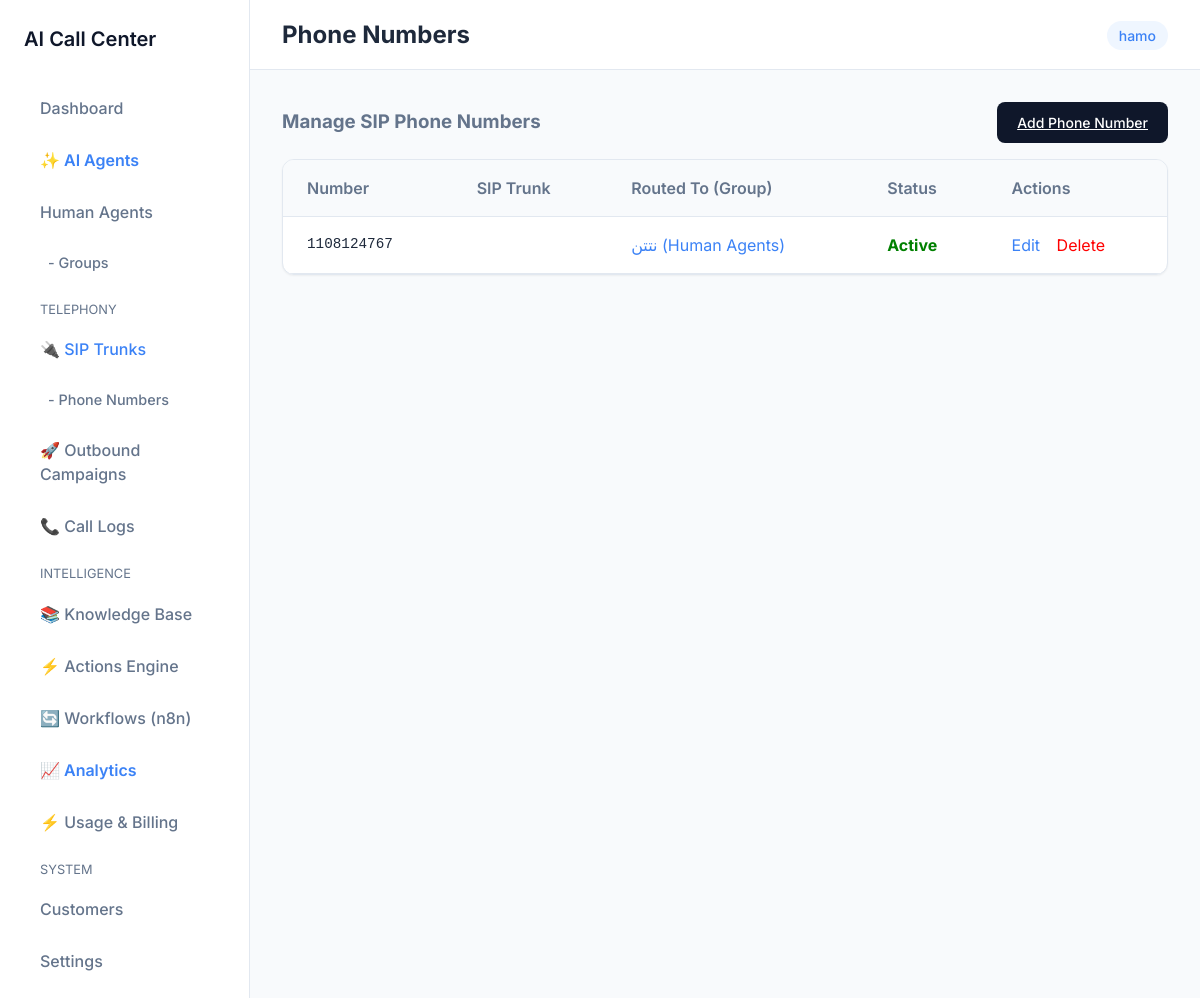
The app's page /telephony/numbers/ (signed in) with its own data.
### organizations/models.py (models this page shows, shortened)
class Organization(models.Model):
    name = models.CharField(_("Organization Name"), max_length=255)
    domain = models.CharField(_("Domain"), max_length=255, unique=True, null=True, blank=True)
    is_active = models.BooleanField(default=True)
    created_at = models.DateTimeField(auto_now_add=True)
    updated_at = models.DateTimeField(auto_now=True)

### telephony/models.py (models this page shows, shortened)
class PhoneNumber(TenantAwareModel):
    number = models.CharField(max_length=20, unique=True, help_text="Enter phone number in E.164 format (e.g. +1234567890)")
    sip_trunk = models.ForeignKey(SIPTrunk, on_delete=models.CASCADE, related_name='phone_numbers', null=True, blank=True, help_text="The SIP Trunk this number belongs to")
    group = models.ForeignKey('agents.AgentGroup', on_delete=models.SET_NULL, null=True, blank=True, related_name='phone_numbers', help_text="The Agent Group (AI or Human) that will receive calls to this number.")
    is_active = models.BooleanField(default=True)
    created_at = models.DateTimeField(auto_now_add=True)

### agents/models.py (models this page shows, shortened)
class AgentGroup(TenantAwareModel):
    name = models.CharField(max_length=150)
    description = models.TextField(blank=True, null=True)
    group_type = models.CharField(max_length=10, choices=GROUP_TYPES, default='HUMAN')
    ai_agent = models.ForeignKey(
        'AIAgent',
        on_delete=models.SET_NULL,
        null=True,
        blank=True,
        related_name='agent_groups',
        help_text="Select the AI persona. Only required if Group Type is 'AI'."
    )

### telephony/views.py (the view)
# urls.py: path('numbers/', views.PhoneNumberListView.as_view(), name='phone_number_list'),
class PhoneNumberListView(LoginRequiredMixin, ListView):
    model = PhoneNumber
    template_name = 'telephony/phone_number_list.html'
    context_object_name = 'phone_numbers'

### core/context_processors.py (called while the page is built)
def current_organization(request):
    if hasattr(request, 'organization') and request.organization:
        return {'current_organization': request.organization}
    return {'current_organization': None}

### core/models.py (called while the page is built)
def get_current_organization():
    return getattr(_thread_locals, 'organization', None)

def set_current_organization(organization):
    _thread_locals.organization = organization

    def get_queryset(self):
        org = get_current_organization()
        if org:
            return super().get_queryset().filter(organization=org)
        return super().get_queryset()

### telephony/templates/telephony/phone_number_list.html
{% extends 'core/base.html' %}
{% block page_title %}Phone Numbers{% endblock %}
{% block content %}
<div class="mb-4" style="display: flex; justify-content: space-between; align-items: center;">
    <h3 class="text-muted">Manage SIP Phone Numbers</h3>
    <a href="{% url 'phone_number_create' %}" class="btn btn-primary">Add Phone Number</a>
</div>
<div class="card" style="padding: 0; overflow: hidden;">
    <table style="width: 100%; border-collapse: collapse; text-align: left;">
        <thead style="background-color: var(--bg-color); border-bottom: 1px solid var(--border-color);">
            <tr>
                <th style="padding: 16px 24px; font-weight: 600; color: var(--text-secondary);">Number</th>
                <th style="padding: 16px 24px; font-weight: 600; color: var(--text-secondary);">SIP Trunk</th>
                <th style="padding: 16px 24px; font-weight: 600; color: var(--text-secondary);">Routed To (Group)</th>
                <th style="padding: 16px 24px; font-weight: 600; color: var(--text-secondary);">Status</th>
                <th style="padding: 16px 24px; font-weight: 600; color: var(--text-secondary);">Actions</th>
            </tr>
        </thead>
        <tbody>
            {% for number in phone_numbers %}
            <tr style="border-bottom: 1px solid var(--border-color);">
                <td style="padding: 16px 24px; font-weight: 500; font-family: monospace; font-size: 1.1em;">{{ number.number }}</td>
                <td style="padding: 16px 24px; color: var(--text-secondary);">{{ number.sip_trunk.name }}</td>
                <td style="padding: 16px 24px; color: var(--text-secondary);">
                    {% if number.group %}
                        <a href="{% url 'agent_group_update' number.group.pk %}" style="text-decoration: none; color: var(--accent-color);">
                            {{ number.group.name }} ({{ number.group.get_group_type_display }})
                        </a>
                    {% else %}
                        <span style="color: red;">Unassigned</span>
                    {% endif %}
                </td>
                <td style="padding: 16px 24px;">
                    {% if number.is_active %}
                        <span style="color: green; font-weight: bold;">Active</span>
                    {% else %}
                        <span style="color: gray;">Inactive</span>
                    {% endif %}
                </td>
                <td style="padding: 16px 24px;">
                    <a href="{% url 'phone_number_update' number.pk %}" style="color: var(--accent-color); text-decoration: none; margin-right: 12px;">Edit</a>
                    <a href="{% url 'phone_number_delete' number.pk %}" style="color: red; text-decoration: none;">Delete</a>
                </td>
            </tr>
            {% empty %}
            <tr>
                <td colspan="4" style="padding: 32px 24px; text-align: center; color: var(--text-secondary);">
                    No Phone Numbers found. Click "Add Phone Number" to link a SIP Trunk number.
                </td>
            </tr>
            {% endfor %}
        </tbody>
    </table>
</div>
{% endblock %}

### core/templates/core/base.html (shortened to what this page needs)
{% load static %}
<!DOCTYPE html>
<html lang="en">
<head>
    <link rel="stylesheet" href="{% static 'core/css/style.css' %}">
</head>
<body>
    <div class="app-container">
        <aside class="sidebar">
            <a href="/" class="sidebar-logo">AI Call Center</a>
            <ul class="nav-links">
                <li class="nav-item">
                    <a href="{% url 'dashboard' %}" class="nav-link">Dashboard</a>
                </li>
                <li class="nav-item">
                    <a href="{% url 'ai_agent_list' %}" class="nav-link" style="color: var(--accent-color); font-weight: 600;">✨ AI Agents</a>
                </li>
                <li class="nav-item">
                    <a href="{% url 'agent_list' %}" class="nav-link">Human Agents</a>
                </li>
                <li class="nav-item">
                    <a href="{% url 'agent_group_list' %}" class="nav-link" style="padding-left: 24px; font-size: 0.9em;">- Groups</a>
                </li>
                <li class="nav-item" style="margin-top: 16px; font-size: 0.8em; text-transform: uppercase; color: var(--text-secondary); padding: 0 16px;">Telephony</li>
                <li class="nav-item">
                    <a href="{% url 'sip_trunk_list' %}" class="nav-link" style="color: var(--accent-color);">🔌 SIP Trunks</a>
                </li>
                <li class="nav-item">
                    <a href="{% url 'phone_number_list' %}" class="nav-link" style="padding-left: 24px; font-size: 0.9em;">- Phone Numbers</a>
                </li>
                <li class="nav-item">
                    <a href="{% url 'campaign-list' %}" class="nav-link">🚀 Outbound Campaigns</a>
                </li>
                <li class="nav-item">
                    <a href="{% url 'call_log_list' %}" class="nav-link">📞 Call Logs</a>
                </li>
                <li class="nav-item" style="margin-top: 16px; font-size: 0.8em; text-transform: uppercase; color: var(--text-secondary); padding: 0 16px;">Intelligence</li>
                <li class="nav-item">
                    <a href="{% url 'knowledge_document_list' %}" class="nav-link">📚 Knowledge Base</a>
                </li>
                <li class="nav-item">
                    <a href="{% url 'action_definition_list' %}" class="nav-link">⚡ Actions Engine</a>
                </li>
                <li class="nav-item">
                    <a href="{% url 'workflow_list' %}" class="nav-link">🔄 Workflows (n8n)</a>
                </li>
                <li class="nav-item">
                    <a href="{% url 'analytics_dashboard' %}" class="nav-link" style="color: var(--accent-color); font-weight: 600;">📈 Analytics</a>
                </li>
                <li class="nav-item">
                    <a href="{% url 'usage_dashboard' %}" class="nav-link">⚡ Usage & Billing</a>
                </li>
                <li class="nav-item" style="margin-top: 16px; font-size: 0.8em; text-transform: uppercase; color: var(--text-secondary); padding: 0 16px;">System</li>
                <li class="nav-item">
                    <a href="{% url 'customer_list' %}" class="nav-link">Customers</a>
                </li>
                <li class="nav-item">
                    <a href="{% url 'settings_update' %}" class="nav-link">Settings</a>
                </li>
            </ul>
        </aside>
        <main class="main-content">
            <header class="topbar">
                <div class="topbar-left">
                    <h2 class="page-title">{% block page_title %}Dashboard{% endblock %}</h2>
                </div>
                <div class="topbar-right">
                    {% if current_organization %}
                        <span class="organization-badge">{{ current_organization.name }}</span>
                    {% else %}
                        <span class="organization-badge">Global Admin</span>
                    {% endif %}
                </div>
            </header>
            <div class="content-area">
                {% block content %}
                {% endblock %}
            </div>
        </main>
    </div>
</body>
</html>

### core/static/core/css/style.css (style rules this page uses)
:root { --bg-color: #f8fafc; --surface-color: #ffffff; --primary-color: #0f172a; --text-primary: #1e293b; --text-secondary: #64748b; --border-color: #e2e8f0; --accent-color: #3b82f6; --radius-lg: 12px; --radius-md: 8px; --shadow-sm: 0 1px 2px 0 rgb(0 0 0 / 0.05); --shadow-md: 0 4px 6px -1px rgb(0 0 0 / 0.1), 0 2px 4px -2px rgb(0 0 0 / 0.1); --transition: all 0.2s ease-in-out; }
* { box-sizing: border-box; margin: 0; padding: 0; }
body { font-family: 'Inter', sans-serif; background-color: var(--bg-color); color: var(--text-primary); line-height: 1.5; display: flex; min-height: 100vh; }
.app-container { display: flex; width: 100%; }
.sidebar { width: 250px; background-color: var(--surface-color); border-right: 1px solid var(--border-color); padding: 24px; display: flex; flex-direction: column; }
.sidebar-logo { font-size: 1.25rem; font-weight: 600; color: var(--primary-color); margin-bottom: 32px; text-decoration: none; }
.nav-links { list-style: none; }
.nav-item { margin-bottom: 8px; }
.nav-link { text-decoration: none; color: var(--text-secondary); font-weight: 500; padding: 10px 16px; border-radius: var(--radius-md); display: block; transition: var(--transition); }
.main-content { flex: 1; display: flex; flex-direction: column; }
.topbar { height: 70px; background-color: var(--surface-color); border-bottom: 1px solid var(--border-color); display: flex; align-items: center; justify-content: space-between; padding: 0 32px; }
.organization-badge { background: #eff6ff; color: var(--accent-color); padding: 6px 12px; border-radius: 20px; font-size: 0.875rem; font-weight: 500; }
.content-area { padding: 32px; overflow-y: auto; }
.card { background: var(--surface-color); border-radius: var(--radius-lg); padding: 24px; box-shadow: var(--shadow-sm); border: 1px solid var(--border-color); transition: var(--transition); }
.btn { display: inline-flex; align-items: center; justify-content: center; padding: 10px 20px; border-radius: var(--radius-md); font-weight: 500; cursor: pointer; transition: var(--transition); border: none; font-family: inherit; font-size: 0.875rem; }
.btn-primary { background-color: var(--primary-color); color: white; }
.mb-4 { margin-bottom: 1rem; }
.text-muted { color: var(--text-secondary); }

### records on screen
Organization: name "hamo"
PhoneNumber: number "1108124767", group.name "نتتن", group.group_type "Human Agents", is_active "Active"
